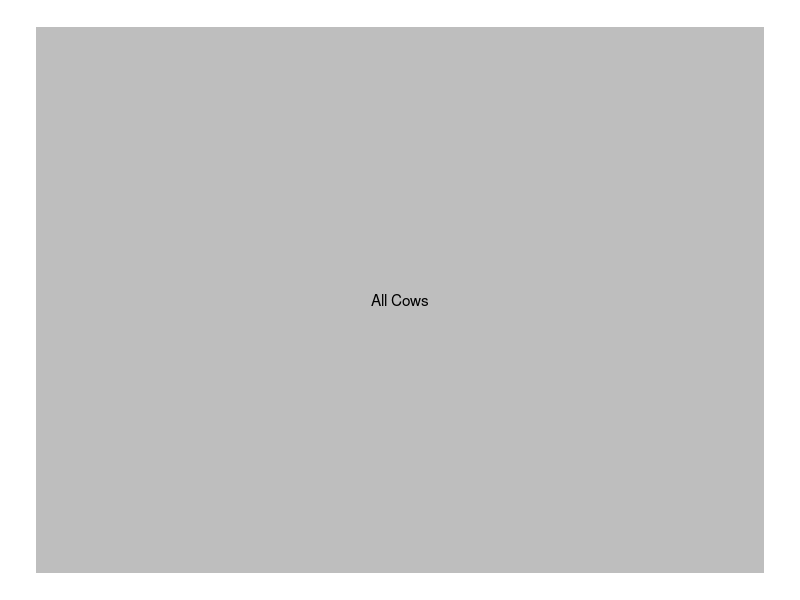
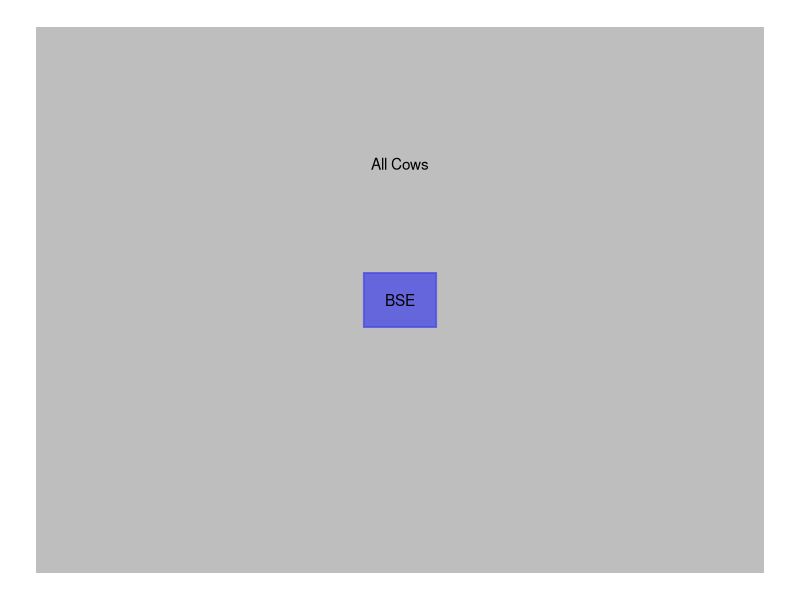
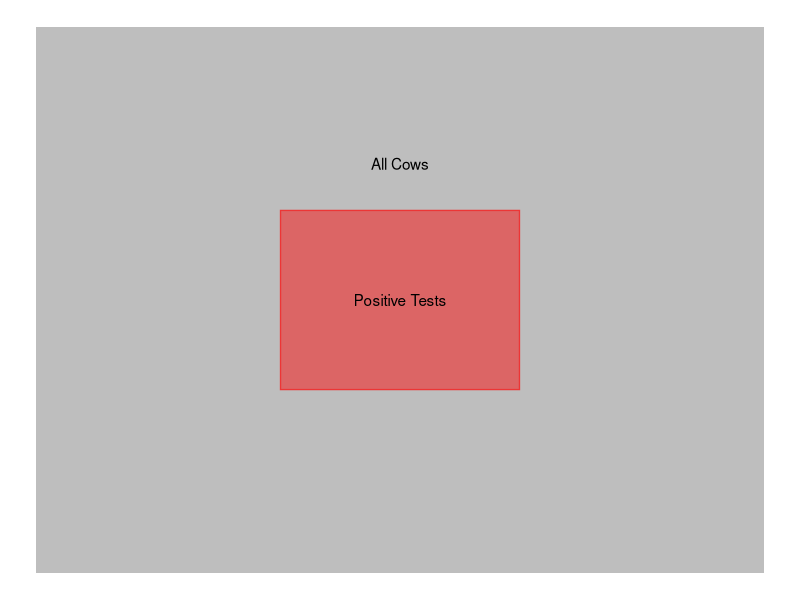
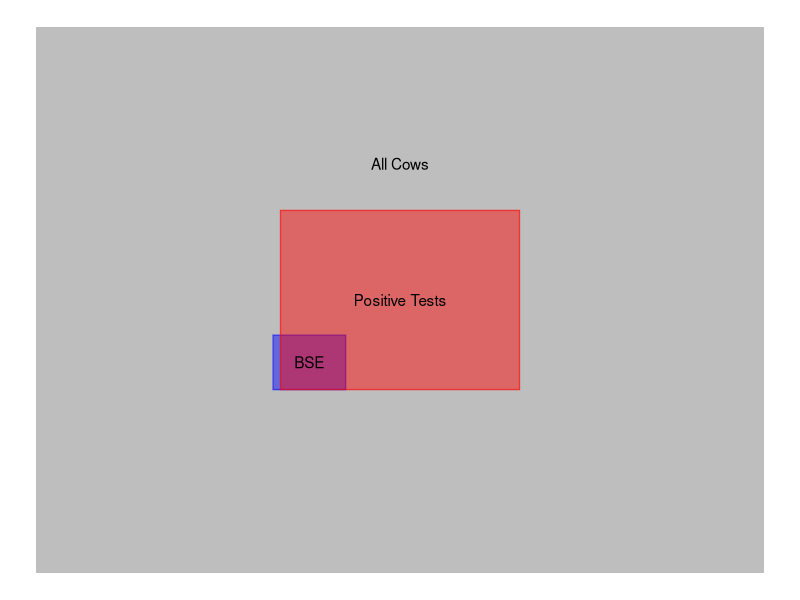
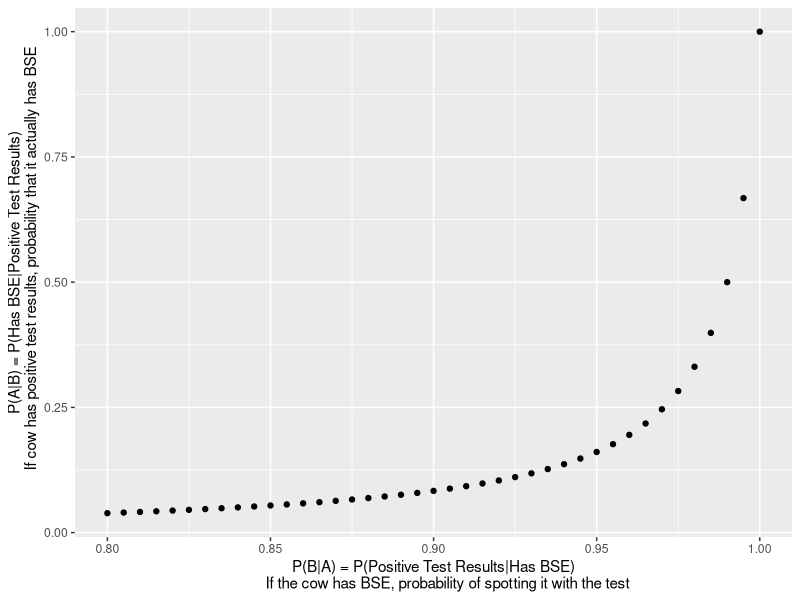
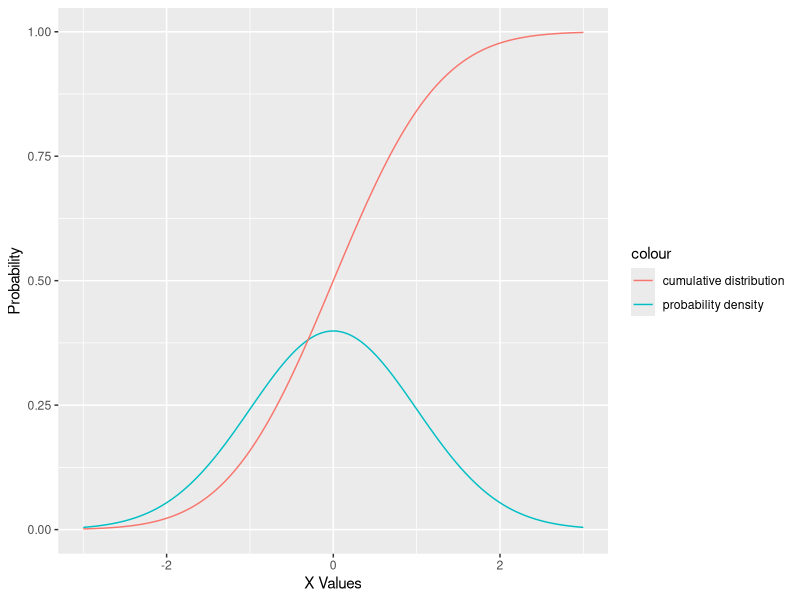
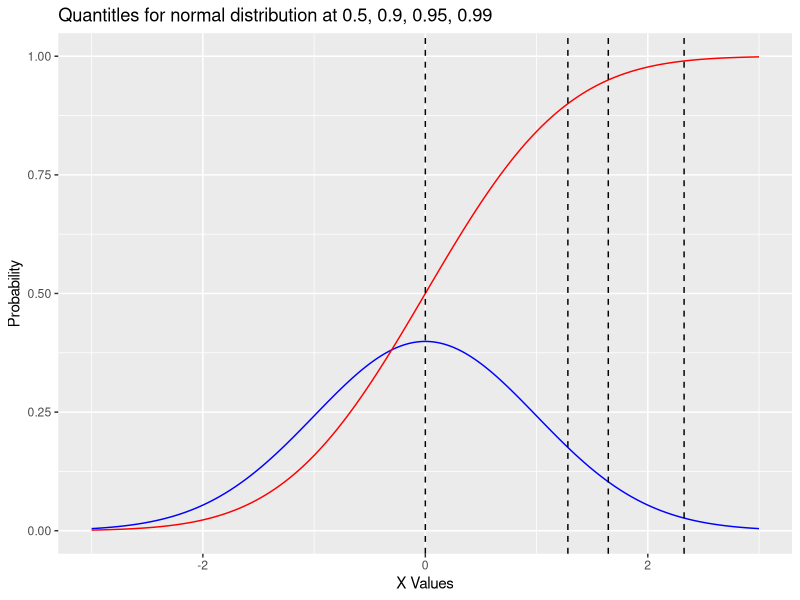
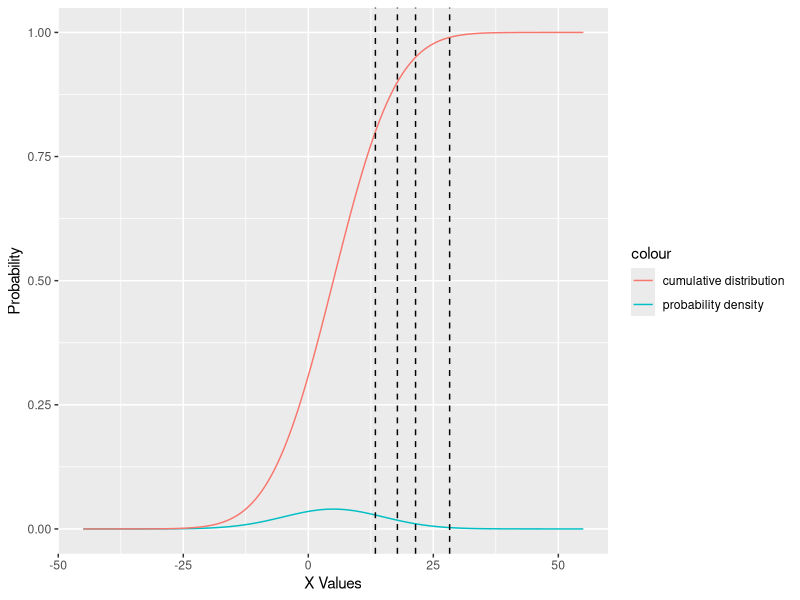

Generate these figures, in order, with R:
## ---- chunk 1
knitr::opts_chunk$set(echo = TRUE)
## ---- chunk 2
library(tidyverse)
## ---- chunk 3
ggplot() + 
  geom_rect(data=data.frame(xmin=0, ymin=0, xmax=1, ymax=1), 
            aes(xmin=xmin, xmax=xmax, ymin=ymin, ymax=ymax), fill="gray") + 
  theme_void() + 
  geom_text(aes(x = 0.5, y = 0.5, label = "All Cows"))
## ---- chunk 4
offset_BSE = sqrt(0.01)

xmin_BSE = 0.5 - offset_BSE/2
ymin_BSE = 0.5 - offset_BSE/2
# cover up 0.08964

ggplot() + 
  geom_rect(data=data.frame(xmin=0, ymin=0, xmax=1, ymax=1), 
            aes(xmin=xmin, xmax=xmax, ymin=ymin, ymax=ymax), fill="gray") + 
  geom_rect(data=data.frame(xmin=xmin_BSE, ymin=ymin_BSE, 
                            xmax=xmin_BSE + offset_BSE, 
                            ymax=ymin_BSE + offset_BSE), 
            aes(xmin=xmin, xmax=xmax, ymin=ymin, ymax=ymax), color="#0000FF77", fill="#0000FF77") + 
  theme_void() + 
  geom_text(aes(x = 0.5, y = 0.75, label = "All Cows")) +
  geom_text(aes(x = xmin_BSE + offset_BSE/2, y = ymin_BSE + offset_BSE/2, label = "BSE"))
## ---- chunk 5
offset_Positive = sqrt(0.108)

xmin_Positive = 0.5 - offset_Positive/2
ymin_Positive = 0.5 - offset_Positive/2

ggplot() + 
  geom_rect(data=data.frame(xmin=0, ymin=0, xmax=1, ymax=1), 
            aes(xmin=xmin, xmax=xmax, ymin=ymin, ymax=ymax), fill="gray") + 
  geom_rect(data=data.frame(xmin=xmin_Positive, ymin=ymin_Positive, 
                            xmax=xmin_Positive + offset_Positive, 
                            ymax=ymin_Positive + offset_Positive), 
            aes(xmin=xmin, xmax=xmax, ymin=ymin, ymax=ymax), color="#FF000077", fill="#FF000077") + theme_void() + 
  geom_text(aes(x = 0.5, y = 0.75, label = "All Cows")) +
  geom_text(aes(x = 0.5, y = 0.5, label = "Positive Tests"))
## ---- chunk 6
offset_BSE = sqrt(0.01)
offset_Positive = sqrt(0.108)

xmin_Positive = 0.5 - offset_Positive/2
ymin_Positive = 0.5 - offset_Positive/2

xmin_BSE = xmin_Positive - (0.1-0.08964)
#ymin_BSE = 0.5 - offset_BSE/2
ymin_BSE = ymin_Positive
# cover up 0.08964

ggplot() + 
  geom_rect(data=data.frame(xmin=0, ymin=0, xmax=1, ymax=1), 
            aes(xmin=xmin, xmax=xmax, ymin=ymin, ymax=ymax), fill="gray") + 
  geom_rect(data=data.frame(xmin=xmin_BSE, ymin=ymin_BSE, 
                            xmax=xmin_BSE + offset_BSE, 
                            ymax=ymin_BSE + offset_BSE), 
            aes(xmin=xmin, xmax=xmax, ymin=ymin, ymax=ymax), color="#0000FF77", fill="#0000FF77") + 
  geom_rect(data=data.frame(xmin=xmin_Positive, ymin=ymin_Positive, 
                            xmax=xmin_Positive + offset_Positive, 
                            ymax=ymin_Positive + offset_Positive), 
            aes(xmin=xmin, xmax=xmax, ymin=ymin, ymax=ymax), color="#FF000077", fill="#FF000077") + theme_void() + 
  geom_text(aes(x = 0.5, y = 0.75, label = "All Cows")) +
  geom_text(aes(x = 0.5, y = 0.5, label = "Positive Tests")) + 
  geom_text(aes(x = xmin_BSE + offset_BSE/2, y = ymin_BSE + offset_BSE/2, label = "BSE"))
## ---- chunk 7
# probability has BSE
p_A = 0.01

# probability tests positive given has BSE (i.e. how accurate the test is if you have BSE)
p_B_given_A = seq(0.8,1,0.005)

# probability that the test is positive (independent of if you have BSE or not)
p_B = (p_A * p_B_given_A) +  # probability that the test is positive if you have BSE
  ((1-p_A) * (1-p_B_given_A))  # probability that the test is positive if you don't have BSE

df = data.frame(p_A = p_A,
                p_B_given_A = p_B_given_A,
                p_B = p_B)

df$p_A_given_B = (df$p_B_given_A * df$p_A) / df$p_B
## ---- chunk 8
head(df)
## ---- chunk 9
ggplot(df, aes(x=p_B_given_A, y=p_A_given_B)) + 
  geom_point() + 
  xlab("P(B|A) = P(Positive Test Results|Has BSE)
       If the cow has BSE, probability of spotting it with the test") + 
  ylab("P(A|B) = P(Has BSE|Positive Test Results)
       If cow has positive test results, probability that it actually has BSE")

## ---- chunk 10
# create a series of x values
xvals = seq(-3, 3, 0.01)

# create a data frame containing values for the density function (sampled at
# each value of xvals) and the cumulative distribution sampled at the same values

dist_data = data.frame(x=xvals, 
                       dist = dnorm(xvals),
                       cumulative_dist = pnorm(xvals))

# take a look at the first few rows of the data frame
head(dist_data)

# plot probability vs. cumulative probability
ggplot() + 
  geom_line(data=dist_data, aes(x=x, y=dist, color="probability density")) + 
  geom_line(data=dist_data, aes(x=x, y=cumulative_dist, color="cumulative distribution")) + 
  ylab("Probability") + 
  xlab("X Values")
## ---- chunk 11
x0 = 1

# P(x > x0)
pnorm(x0, lower.tail=FALSE)
1 - pnorm(x0, lower.tail=TRUE)

# P(x < x0)
pnorm(x0, lower.tail=TRUE)
1 - pnorm(x0, lower.tail=FALSE)
## ---- chunk 12
qnorm(p=0.8)
qunif(p=0.8, min=-1, max=1)
qbinom(p=0.8, size=10, prob=0.5) # 10 trials, 50% probability of "success" per trial
## ---- chunk 13
ggplot() + 
  geom_line(data=dist_data, aes(x=x, y=dist), colour="blue") + 
  geom_line(data=dist_data, aes(x=x, y=cumulative_dist), color="red") + 
  ylab("Probability") + 
  xlab("X Values") + 
  geom_vline(xintercept = qnorm(0.5), linetype="dashed") + 
  geom_vline(xintercept = qnorm(0.9), linetype="dashed") +
  geom_vline(xintercept = qnorm(0.95), linetype="dashed") + 
  geom_vline(xintercept = qnorm(0.99), linetype="dashed") + 
  ggtitle("Quantitles for normal distribution at 0.5, 0.9, 0.95, 0.99")
## ---- chunk 14
rnorm(10)
runif(10, min=-1, max=1)
rbinom(10, size=10, prob=0.5)
## ---- chunk 15
# create a series of x values
xvals = seq(-45, 55, 0.01)
mu = 5
sd = 10
# create a data frame containing values for the density function (sampled at
# each value of xvals) and the cumulative distribution sampled at the same values

dist_data = data.frame(x=xvals, 
                       dist = dnorm(xvals, mean=mu, sd=sd),
                       cumulative_dist = pnorm(xvals, mean=mu, sd=sd))

# plot probability vs. cumulative probability
ggplot() + 
  geom_line(data=dist_data, aes(x=x, y=dist, color="probability density")) + 
  geom_line(data=dist_data, aes(x=x, y=cumulative_dist, color="cumulative distribution")) + 
  ylab("Probability") + 
  xlab("X Values") + 
  geom_vline(xintercept = qnorm(0.80, mean=mu, sd=sd), linetype="dashed") + 
  geom_vline(xintercept = qnorm(0.90, mean=mu, sd=sd), linetype="dashed") +
  geom_vline(xintercept = qnorm(0.95, mean=mu, sd=sd), linetype="dashed") + 
  geom_vline(xintercept = qnorm(0.99, mean=mu, sd=sd), linetype="dashed") 

## ---- chunk 16
# create a series of x values
xvals = seq(0,100,1)
trials = 100
p_success = 0.3
# create a data frame containing values for the density function (sampled at
# each value of xvals) and the cumulative distribution sampled at the same values

dist_data = data.frame(x=xvals, 
                       dist = dbinom(xvals, size=trials, prob=p_success),
                       cumulative_dist = pbinom(xvals, size=trials, prob=p_success))

# plot probability vs. cumulative probability
ggplot() + 
  geom_line(data=dist_data, aes(x=x, y=dist, color="probability density")) + 
  geom_line(data=dist_data, aes(x=x, y=cumulative_dist, color="cumulative distribution")) + 
  ylab("Probability") + 
  xlab("X Values") + 
  geom_vline(xintercept = qbinom(0.50, size=trials, prob=p_success), linetype="dashed") + 
  geom_vline(xintercept = qbinom(0.90, size=trials, prob=p_success), linetype="dashed") +
  geom_vline(xintercept = qbinom(0.99, size=trials, prob=p_success), linetype="dashed") 

## ---- chunk 17
mean(rnorm(10, mean=5, sd=10))
## ---- chunk 18
mean(rnorm(100, mean=5, sd=10))
## ---- chunk 19
mean(rnorm(1000, mean=5, sd=10))
## ---- chunk 20
n = 10 # number of observations
p = 0.5 # probability

# in n observations, the number of cars that can turn right is somewhere between 0 and n
x = c(0:n)
data = data.frame(x = x, 
                  vals = dbinom(x, size=10, prob=0.5))

ggplot(data, aes(x=x, y = vals)) + 
  geom_point() + # show the discrete probabilities
  geom_line() + # connect the dots to show the distribution better
  xlab("Number of Cars Turning Right") + 
  ylab("Probability") + 
  scale_x_continuous(breaks = c(0:10)) # set up the x axis so that it shows integers instead of 0, 2.5, etc

## ---- chunk 21
dbinom(2, size=10, prob=0.5)
## ---- chunk 22
dbinom(8, size=10, prob=0.5) + 
  dbinom(9, size=10, prob=0.5) + 
  dbinom(10, size=10, prob=0.5)
## ---- chunk 23
# pass a vector of 8, 9, 10 and then sum up the probabilities
sum(dbinom(c(8:10), size=10, prob=0.5))
## ---- chunk 24
n = 1000
p = 0.5
n * p
## ---- chunk 25
var = n*p*(1-p)
sqrt(var)
## ---- chunk 26
n = 100
sqrt(n * p * (1-p))
## ---- chunk 27
dbinom(43, size=n, prob=0.5)
## ---- chunk 28
# sum up the probabilities for observing between 0 and 43 cars
sum(dbinom(c(0:43), size=n, prob=0.5))
## ---- chunk 29
x <- rnorm(100) # 100 samples from a normal distribution
qqnorm(x)
qqline(x)
## ---- chunk 30
x <- runif(100) # 100 samples from a uniform distribution
qqnorm(x)
qqline(x)
## ---- chunk 31
x <- rbinom(n=1000, size=50, prob=0.5)
## ---- chunk 32
range(x)
## ---- chunk 33
# Create a data frame for the values of x
# This results in a data frame with one column: data$x
data = as.data.frame(x)
ggplot(data, aes(x=x)) +  geom_histogram(binwidth = 1) + xlim(c(0,50))
## ---- chunk 34
qqnorm(x)
qqline(x)
## ---- chunk 35
x <- rbinom(n=1000, size=50, prob=0.9)
data = as.data.frame(x)
ggplot(data, aes(x=x)) +  geom_histogram(binwidth = 1) + xlim(c(0,50))

qqnorm(x)
qqline(x)
## ---- chunk 36
x = faithful$waiting
qqnorm(x)
qqline(x)
## ---- chunk 37
ggplot(faithful, aes(x=waiting)) + geom_histogram(binwidth=2)
## ---- chunk 38
ggplot(faithful, aes(x=eruptions, y=waiting)) + geom_point() + 
  xlab("Length of eruption (minutes)") + 
  ylab("Waiting time until next eruption (minutes)")
## ---- chunk 39
which(faithful$eruptions < 3)
## ---- chunk 40
faithful_short = faithful[which(faithful$eruptions < 3),]
faithful_long = faithful[which(faithful$eruptions >= 3),]
## ---- chunk 41
qqnorm(faithful_short$waiting)
qqline(faithful_short$waiting)
## ---- chunk 42
qqnorm(faithful_long$waiting)
qqline(faithful_long$waiting)
## ---- chunk 43
x<- rbinom(n=1000, size=500, prob=0.9); qqnorm(x);qqline(x)
